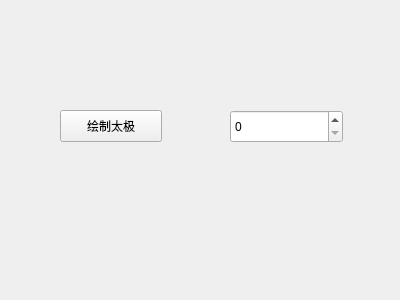
<?xml version="1.0" encoding="UTF-8"?>
<ui version="4.0">
 <class>Form</class>
 <widget class="QWidget" name="Form">
  <property name="geometry">
   <rect>
    <x>0</x>
    <y>0</y>
    <width>400</width>
    <height>300</height>
   </rect>
  </property>
  <property name="windowTitle">
   <string>Form</string>
  </property>
  <widget class="PushButton" name="PushButton">
   <property name="geometry">
    <rect>
     <x>60</x>
     <y>110</y>
     <width>102</width>
     <height>32</height>
    </rect>
   </property>
   <property name="text">
    <string>绘制太极</string>
   </property>
  </widget>
  <widget class="SpinBox" name="SpinBox">
   <property name="geometry">
    <rect>
     <x>230</x>
     <y>110</y>
     <width>113</width>
     <height>33</height>
    </rect>
   </property>
  </widget>
 </widget>
 <customwidgets>
  <customwidget>
   <class>PushButton</class>
   <extends>QPushButton</extends>
   <header>qfluentwidgets</header>
  </customwidget>
  <customwidget>
   <class>SpinBox</class>
   <extends>QSpinBox</extends>
   <header>qfluentwidgets</header>
  </customwidget>
 </customwidgets>
 <resources/>
 <connections/>
</ui>
